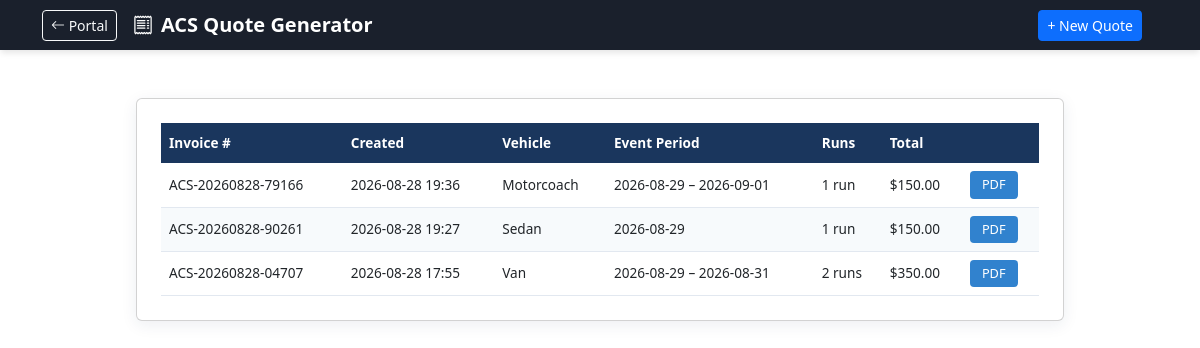
/quotation/quotations, run on the app's committed database.
### acs_quotation_app/quotation_app.py (models this page shows, shortened)
class Quotation(db.Model):
    __tablename__ = "quotations"
    id = db.Column(db.Integer, primary_key=True)
    invoice_number = db.Column(db.String(40), unique=True, nullable=False)
    created_at = db.Column(db.DateTime, default=datetime.utcnow)
    provider = db.Column(db.String(120), default="Anaman Concierge Services")
    vehicle = db.Column(db.String(60))
    event_start = db.Column(db.String(20))
    event_end = db.Column(db.String(20))
    location = db.Column(db.Text)
    total_runs = db.Column(db.String(20))
    requirements = db.Column(db.Text)
    quote_valid_until = db.Column(db.String(20))
    payment_terms = db.Column(db.Text)
    cancellation_policy = db.Column(db.Text)
    overtime_rate = db.Column(db.String(40))
    additional_charges = db.Column(db.Text)
    insurance_note = db.Column(
        db.String(200),
        default="Certificate of Insurance to be provided upon request",
    )
    runs_json = db.Column(db.Text)  # list of run dicts
    total_quoted = db.Column(db.Float, default=0.0)

### acs_quotation_app/quotation_app.py (the view)
@quotation_bp.route("/quotations")
def list_quotations():
    items = Quotation.query.order_by(Quotation.created_at.desc()).limit(50).all()
    return render_template("list.html", quotations=items)

### acs_quotation_app/templates/list.html (shortened to what this page needs)
<!DOCTYPE html>
<html lang="en">
<head>
  <link rel="stylesheet" href="{{ url_for('quotation.static', filename='css/style.css') }}" />
  <link href="https://cdn.jsdelivr.net/npm/bootstrap@5.3.0/dist/css/bootstrap.min.css" rel="stylesheet">
  <link rel="stylesheet" href="https://cdn.jsdelivr.net/npm/bootstrap-icons@1.10.5/font/bootstrap-icons.css">
</head>
<body>
  <nav class="navbar navbar-expand-lg navbar-dark mb-4" style="background-color: #1a202c; box-shadow: 0 4px 6px -1px rgba(0,0,0,0.1);">
      <div class="container">
          <div class="d-flex align-items-center gap-3">
              <a href="/" class="btn btn-outline-light btn-sm" title="Back to Portal">
                  <i class="bi bi-arrow-left"></i> Portal
              </a>
              <span class="navbar-brand mb-0 h1 fw-bold">
                  <i class="bi bi-receipt me-2"></i>ACS Quote Generator
              </span>
          </div>
          <div class="d-flex align-items-center">
              <a href="{{ url_for('quotation.index') }}" class="btn btn-primary btn-sm me-3">+ New Quote</a>
          </div>
      </div>
  </nav>
  <div class="page">
    <section class="card">
      {% if quotations %}
      <div class="table-wrap">
        <table class="pricing-table">
          <thead>
            <tr>
              <th>Invoice #</th>
              <th>Created</th>
              <th>Vehicle</th>
              <th>Event Period</th>
              <th>Runs</th>
              <th>Total</th>
              <th></th>
            </tr>
          </thead>
          <tbody>
            {% for q in quotations %}
            <tr>
              <td>{{ q.invoice_number }}</td>
              <td>{{ q.created_at.strftime('%Y-%m-%d %H:%M') if q.created_at else '—' }}</td>
              <td>{{ q.vehicle or '—' }}</td>
              <td>
                {% if q.event_end and q.event_end != q.event_start %}
                  {{ q.event_start }} – {{ q.event_end }}
                {% else %}
                  {{ q.event_start or '—' }}
                {% endif %}
              </td>
              <td>{{ q.total_runs or (q.runs()|length) }}</td>
              <td>${{ '%.2f'|format(q.total_quoted or 0) }}</td>
              <td><a href="{{ url_for('quotation.download_pdf', qid=q.id) }}" class="btn-sm">PDF</a></td>
            </tr>
            {% endfor %}
          </tbody>
        </table>
      </div>
      {% else %}
        <p class="section-note">No quotations saved yet.</p>
      {% endif %}
    </section>
  </div>
</body>
</html>

### acs_quotation_app/static/css/style.css (style rules this page uses)
:root { --navy: #1a365d; --navy-light: #2c5282; --accent: #3182ce; --bg: #f0f4f8; --card: #ffffff; --border: #e2e8f0; --text: #2d3748; --muted: #718096; --success: #38a169; --danger: #e53e3e; --radius: 10px; --shadow: 0 4px 16px rgba(26, 54, 93, 0.08); }
* { box-sizing: border-box; margin: 0; padding: 0; }
body { font-family: "Segoe UI", system-ui, -apple-system, sans-serif; background: var(--bg); color: var(--text); line-height: 1.5; min-height: 100vh; }
.page { max-width: 960px; margin: 0 auto; padding: 24px 16px 48px; }
.card { background: var(--card); border-radius: var(--radius); box-shadow: var(--shadow); padding: 24px; margin-bottom: 24px; border: 1px solid var(--border); }
.btn-primary { display: inline-block; padding: 14px 32px; background: var(--navy); color: #fff; border: none; border-radius: 8px; font-size: 1rem; font-weight: 600; cursor: pointer; transition: background 0.15s; }
.btn-sm { display: inline-block; padding: 4px 12px; background: var(--accent); color: #fff; border-radius: 4px; text-decoration: none; font-size: 0.8rem; }
.table-wrap { overflow-x: auto; }
.pricing-table { width: 100%; border-collapse: collapse; font-size: 0.85rem; }
.pricing-table th { background: var(--navy); color: #fff; padding: 10px 8px; text-align: left; font-weight: 600; }
.pricing-table td { padding: 8px; border-bottom: 1px solid var(--border); vertical-align: middle; }
.pricing-table tbody tr:nth-child(even) { background: #f7fafc; }

### data on the page
Quotation: invoice_number "ACS-20260828-79166", created_at "2026-08-28 19:36", vehicle "Motorcoach", event_start "2026-08-29", event_end "2026-09-01", total_runs "1 run", total_quoted "150.00"
Quotation: invoice_number "ACS-20260828-90261", created_at "2026-08-28 19:27", vehicle "Sedan", event_start "2026-08-29", total_runs "1 run", total_quoted "150.00"
Quotation: invoice_number "ACS-20260828-04707", created_at "2026-08-28 17:55", vehicle "Van", event_start "2026-08-29", event_end "2026-08-31", total_runs "2 runs", total_quoted "350.00"
